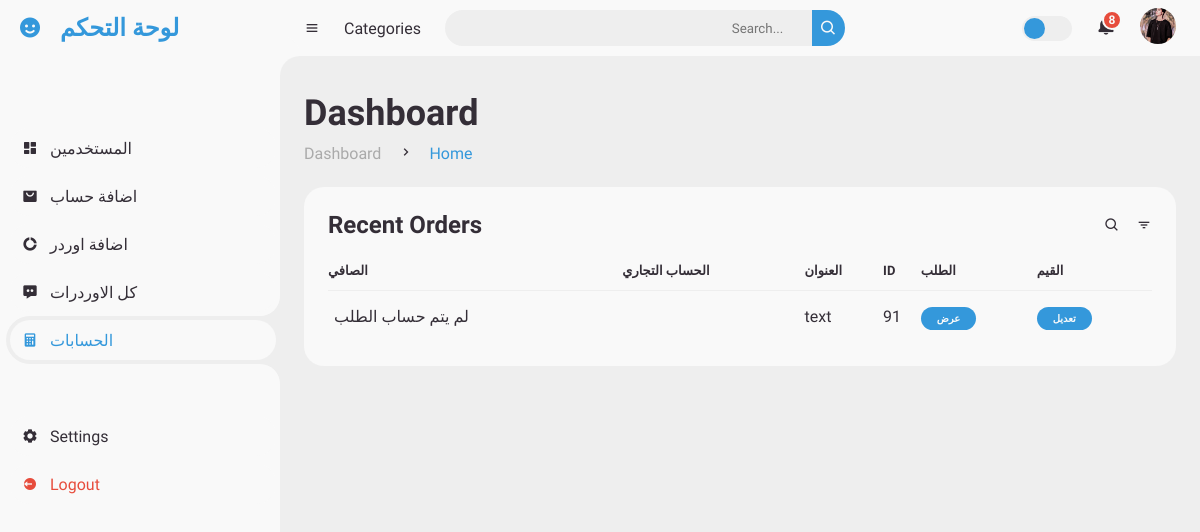
The page /controle/accuntit.php (signed in) on the database as committed earlier.
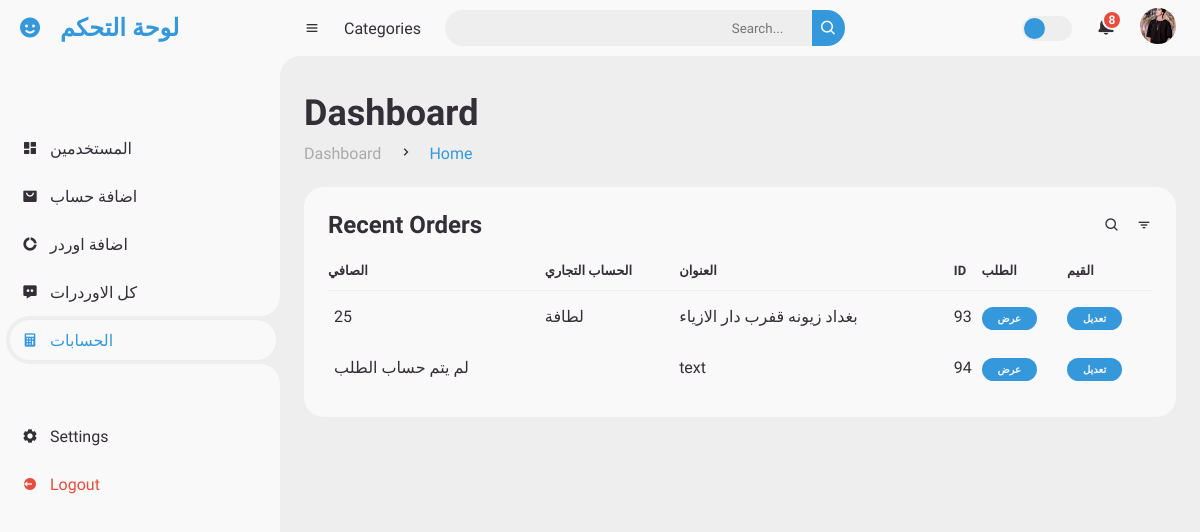
The same page on the database as committed later.
### tables this page shows
CREATE TABLE `orders` (
  `id` int(11) NOT NULL,
  `orderN` varchar(255) NOT NULL,
  `price` int(255) NOT NULL,
  `note` varchar(255) NOT NULL,
  `userNumber` varchar(255) NOT NULL,
  `addreces` varchar(255) NOT NULL,
  `user_id` varchar(255) NOT NULL,
  `order_page_name` varchar(255) NOT NULL,
  `page_name` varchar(255) NOT NULL,
  `statuse` varchar(50) NOT NULL,
  `priceAd` int(255) NOT NULL,
  `Governorate` varchar(255) NOT NULL
);

### controle/accuntit.php (the view, shortened to what this page needs)
<?php
include '../login/config.php';
$user_id = $_SESSION['user_id'];
?>
								   <?php
							        $sqlimg = "SELECT * FROM `user_form` WHERE id = '$user_id'";
							        $resultimg = mysqli_query($conn, $sqlimg);
							         $img = mysqli_fetch_assoc($resultimg);
       								 ?>
<!DOCTYPE html>
<html lang="en">
<head>
	<link href='https://unpkg.com/boxicons@2.0.9/css/boxicons.min.css' rel='stylesheet'>
	<link rel="stylesheet" href="html/style.css?v=<?php echo time(); ?>">
</head>
<body>
	<section id="sidebar">
		<a href="col.php" class="brand">
			<i class='bx bxs-smile'></i>
			<span class="text">لوحة التحكم</span>
		</a>
		<ul class="side-menu top">
			<li>
				<a href="conl.php">
					<i class='bx bxs-dashboard' ></i>
					<span class="text">المستخدمين</span>
				</a>
			</li>
			<li>
				<a href="addAccunt.php">
					<i class='bx bxs-shopping-bag-alt' ></i>
					<span class="text">اضافة حساب </span>
				</a>
			</li>
			<li>
				<a href="create-new-order.php">
					<i class='bx bxs-doughnut-chart' ></i>
					<span class="text">اضافة اوردر</span>
				</a>
			</li>
			<li>
				<a href="index.php">
					<i class='bx bxs-message-dots' ></i>
					<span class="text">كل الاوردرات </span>
				</a>
			</li>
            <li class="active">
				<a href="accuntit.php">
                <i class='bx bxs-calculator'></i>
					<span class="text">الحسابات   </span>
				</a>
			</li>
		</ul>
		<ul class="side-menu">
			<li>
				<a href="../login/Home.php">
					<i class='bx bxs-cog' ></i>
					<span class="text">Settings</span>
				</a>
			</li>
			<li>
				<a href="../login/Home.php" class="logout">
					<i class='bx bxs-log-out-circle' ></i>
					<span class="text">Logout</span>
				</a>
			</li>
		</ul>
	</section>
	<section id="content">
		<nav>
			<i class='bx bx-menu' ></i>
			<a href="#" class="nav-link">Categories</a>
			<form action="#">
				<div class="form-input">
					<input type="search" placeholder="Search...">
					<button type="submit" class="search-btn"><i class='bx bx-search' ></i></button>
				</div>
			</form>
			<label for="switch-mode" class="switch-mode"></label>
			<a href="#" class="notification">
				<span class="num">8</span>
			</a>
			<a href="#" class="profile">
				<img src="../login/uploaded_img/<?php echo $img['image'] ?>">
			</a>
		</nav>
		<main>
			<div class="head-title">
				<div class="left">
					<h1>Dashboard</h1>
					<ul class="breadcrumb">
						<li>
							<a href="#">Dashboard</a>
						</li>
						<li><i class='bx bx-chevron-right' ></i></li>
						<li>
							<a class="active" href="#">Home</a>
						</li>
					</ul>
				</div>
			</div>
			<div class="table-data">
				<div class="order">
					<div class="head">
						<h3>Recent Orders</h3>
						<i class='bx bx-search' ></i>
						<i class='bx bx-filter' ></i>
					</div>
					<table>
						<thead>
							<tr>
								<th>الصافي</th>
                                <th>الحساب التجاري </th>
                                <th>العنوان </th>
								<th>ID</th>
								<th>الطلب</th>
								<th>القيم  </th>
							</tr>
						</thead>
								   <?php
							        $sql = "SELECT * FROM `orders` ";
							        $result = mysqli_query($conn, $sql);
							        while ($row = mysqli_fetch_assoc($result)) {
       								 ?>
						<tbody>
							<tr>
							<td><?php $pricePage = $row['price'] - $row['priceAd'];
							if($row['priceAd']){
                                echo $pricePage;
							}else{
								echo "لم يتم حساب الطلب ";
							}
                                 ?></td>
                                <td>
									<p><?php echo $row['page_name'] ?></p>
								</td>
                                <td>
									<p><?php $addric = $row['Governorate'] ." ". $row['addreces'];
									echo $addric?></p>
								</td>
								<td>
									<p><?php echo $row['id'] ?></p>
								</td>
								<td><a href="order.php?id=<?php echo $row['id'] ?>" > <span class="status completed">عرض</span></a>
								<td><a href="edit.php?id=<?php echo $row['id'] ?>" > <span class="status completed">تعديل</span></a>
								</td>
							</tr>
						<?php } ?>
						</tbody>
					</table>
				</div>
			</div>
		</main>
	</section>
</body>
</html>

Rows that differ between the two databases and show on the page:
removed orders: shows "لم يتم حساب الطلب", addric "text", id "91"
added orders: pricePage "25", page_name "لطافة", addric "بغداد زيونه قفرب دار الازياء", id "93"
added orders: priceAd "لم يتم حساب الطلب", addric "text", id "94"
